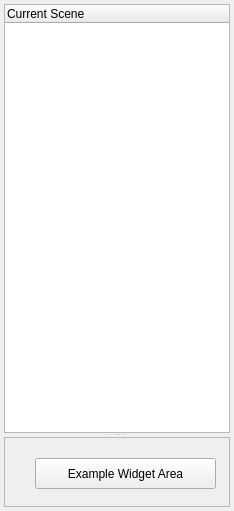
<?xml version="1.0" encoding="UTF-8"?>
<ui version="4.0">
 <class>sceneGraphBrowser</class>
 <widget class="QMainWindow" name="sceneGraphBrowser">
  <property name="geometry">
   <rect>
    <x>0</x>
    <y>0</y>
    <width>234</width>
    <height>511</height>
   </rect>
  </property>
  <property name="windowTitle">
   <string>Scene Graph Browser</string>
  </property>
  <widget class="QWidget" name="centralwidget">
   <layout class="QVBoxLayout" name="verticalLayout">
    <property name="spacing">
     <number>3</number>
    </property>
    <property name="margin">
     <number>4</number>
    </property>
    <item>
     <widget class="QSplitter" name="splitter">
      <property name="orientation">
       <enum>Qt::Vertical</enum>
      </property>
      <widget class="QTreeWidget" name="sgTree">
       <column>
        <property name="text">
         <string>Current Scene</string>
        </property>
       </column>
      </widget>
      <widget class="QScrollArea" name="propArea">
       <property name="widgetResizable">
        <bool>true</bool>
       </property>
       <widget class="QWidget" name="propAreaWidget">
        <property name="geometry">
         <rect>
          <x>0</x>
          <y>0</y>
          <width>224</width>
          <height>76</height>
         </rect>
        </property>
        <widget class="QPushButton" name="pushButton">
         <property name="geometry">
          <rect>
           <x>30</x>
           <y>20</y>
           <width>181</width>
           <height>31</height>
          </rect>
         </property>
         <property name="text">
          <string>Example Widget Area</string>
         </property>
        </widget>
       </widget>
      </widget>
     </widget>
    </item>
   </layout>
  </widget>
  <widget class="QMenuBar" name="menubar">
   <property name="geometry">
    <rect>
     <x>0</x>
     <y>0</y>
     <width>234</width>
     <height>25</height>
    </rect>
   </property>
  </widget>
 </widget>
 <resources/>
 <connections/>
</ui>
